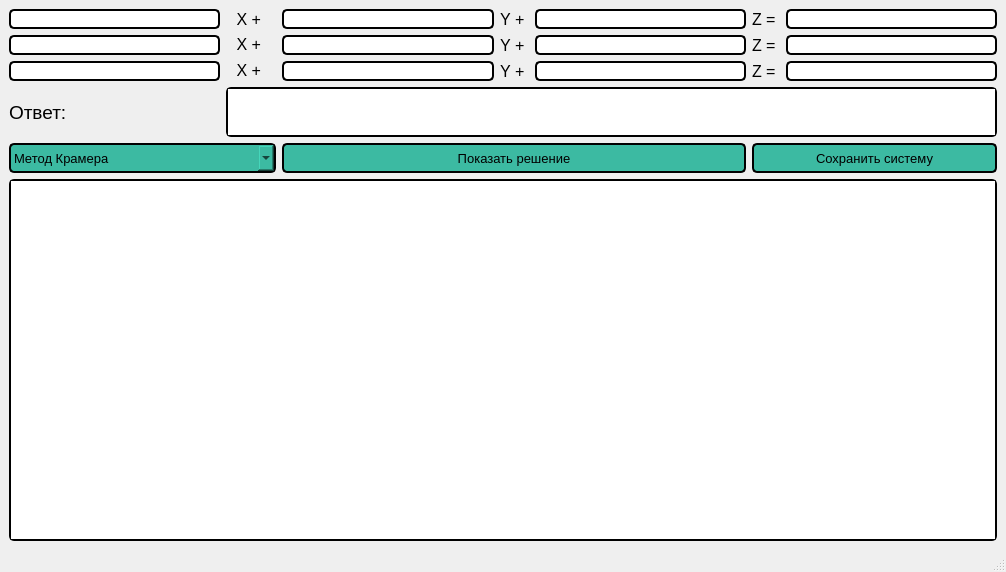
<?xml version="1.0" encoding="UTF-8"?>
<ui version="4.0">
 <class>MainWindow</class>
 <widget class="QMainWindow" name="MainWindow">
  <property name="geometry">
   <rect>
    <x>0</x>
    <y>0</y>
    <width>1006</width>
    <height>572</height>
   </rect>
  </property>
  <property name="windowTitle">
   <string>Калькулятор системы линейных уравнений</string>
  </property>
  <property name="styleSheet">
   <string notr="true"/>
  </property>
  <widget class="QWidget" name="centralwidget">
   <property name="sizePolicy">
    <sizepolicy hsizetype="Fixed" vsizetype="Fixed">
     <horstretch>0</horstretch>
     <verstretch>0</verstretch>
    </sizepolicy>
   </property>
   <property name="styleSheet">
    <string notr="true"/>
   </property>
   <layout class="QGridLayout" name="gridLayout">
    <item row="0" column="0">
     <widget class="QLineEdit" name="XCoef1">
      <property name="sizePolicy">
       <sizepolicy hsizetype="Expanding" vsizetype="Fixed">
        <horstretch>0</horstretch>
        <verstretch>0</verstretch>
       </sizepolicy>
      </property>
      <property name="styleSheet">
       <string notr="true">QLineEdit {
	border: 2px solid black;
     border-radius: 5px;
}</string>
      </property>
     </widget>
    </item>
    <item row="0" column="1">
     <widget class="QLabel" name="label">
      <property name="sizePolicy">
       <sizepolicy hsizetype="Fixed" vsizetype="Preferred">
        <horstretch>0</horstretch>
        <verstretch>0</verstretch>
       </sizepolicy>
      </property>
      <property name="maximumSize">
       <size>
        <width>50</width>
        <height>16777215</height>
       </size>
      </property>
      <property name="font">
       <font>
        <pointsize>12</pointsize>
       </font>
      </property>
      <property name="text">
       <string>X + </string>
      </property>
      <property name="alignment">
       <set>Qt::AlignCenter</set>
      </property>
     </widget>
    </item>
    <item row="0" column="2">
     <widget class="QLineEdit" name="YCoef1">
      <property name="sizePolicy">
       <sizepolicy hsizetype="Expanding" vsizetype="Fixed">
        <horstretch>0</horstretch>
        <verstretch>0</verstretch>
       </sizepolicy>
      </property>
      <property name="styleSheet">
       <string notr="true">QLineEdit {
	border: 2px solid black;
     border-radius: 5px;
}</string>
      </property>
     </widget>
    </item>
    <item row="0" column="3">
     <widget class="QLabel" name="label_2">
      <property name="maximumSize">
       <size>
        <width>50</width>
        <height>16777215</height>
       </size>
      </property>
      <property name="font">
       <font>
        <pointsize>12</pointsize>
       </font>
      </property>
      <property name="text">
       <string>Y + </string>
      </property>
      <property name="alignment">
       <set>Qt::AlignCenter</set>
      </property>
     </widget>
    </item>
    <item row="0" column="4">
     <widget class="QLineEdit" name="ZCoef1">
      <property name="sizePolicy">
       <sizepolicy hsizetype="Expanding" vsizetype="Fixed">
        <horstretch>0</horstretch>
        <verstretch>0</verstretch>
       </sizepolicy>
      </property>
      <property name="styleSheet">
       <string notr="true">QLineEdit {
	border: 2px solid black;
     border-radius: 5px;
}</string>
      </property>
     </widget>
    </item>
    <item row="0" column="5">
     <widget class="QLabel" name="label_3">
      <property name="maximumSize">
       <size>
        <width>50</width>
        <height>16777215</height>
       </size>
      </property>
      <property name="font">
       <font>
        <pointsize>12</pointsize>
       </font>
      </property>
      <property name="text">
       <string>Z = </string>
      </property>
      <property name="alignment">
       <set>Qt::AlignCenter</set>
      </property>
     </widget>
    </item>
    <item row="0" column="6">
     <widget class="QLineEdit" name="Term1">
      <property name="sizePolicy">
       <sizepolicy hsizetype="Expanding" vsizetype="Fixed">
        <horstretch>0</horstretch>
        <verstretch>0</verstretch>
       </sizepolicy>
      </property>
      <property name="styleSheet">
       <string notr="true">QLineEdit {
	border: 2px solid black;
     border-radius: 5px;
}</string>
      </property>
     </widget>
    </item>
    <item row="1" column="0">
     <widget class="QLineEdit" name="XCoef2">
      <property name="sizePolicy">
       <sizepolicy hsizetype="Expanding" vsizetype="Fixed">
        <horstretch>0</horstretch>
        <verstretch>0</verstretch>
       </sizepolicy>
      </property>
      <property name="styleSheet">
       <string notr="true">QLineEdit {
	border: 2px solid black;
     border-radius: 5px;
}</string>
      </property>
     </widget>
    </item>
    <item row="1" column="1">
     <widget class="QLabel" name="label_5">
      <property name="sizePolicy">
       <sizepolicy hsizetype="MinimumExpanding" vsizetype="Fixed">
        <horstretch>0</horstretch>
        <verstretch>0</verstretch>
       </sizepolicy>
      </property>
      <property name="maximumSize">
       <size>
        <width>50</width>
        <height>16777215</height>
       </size>
      </property>
      <property name="font">
       <font>
        <pointsize>12</pointsize>
       </font>
      </property>
      <property name="text">
       <string>X + </string>
      </property>
      <property name="alignment">
       <set>Qt::AlignCenter</set>
      </property>
     </widget>
    </item>
    <item row="1" column="2">
     <widget class="QLineEdit" name="YCoef2">
      <property name="sizePolicy">
       <sizepolicy hsizetype="Expanding" vsizetype="Fixed">
        <horstretch>0</horstretch>
        <verstretch>0</verstretch>
       </sizepolicy>
      </property>
      <property name="styleSheet">
       <string notr="true">QLineEdit {
	border: 2px solid black;
     border-radius: 5px;
}</string>
      </property>
     </widget>
    </item>
    <item row="1" column="3">
     <widget class="QLabel" name="label_4">
      <property name="maximumSize">
       <size>
        <width>50</width>
        <height>16777215</height>
       </size>
      </property>
      <property name="font">
       <font>
        <pointsize>12</pointsize>
       </font>
      </property>
      <property name="text">
       <string>Y + </string>
      </property>
      <property name="alignment">
       <set>Qt::AlignCenter</set>
      </property>
     </widget>
    </item>
    <item row="1" column="4">
     <widget class="QLineEdit" name="ZCoef2">
      <property name="sizePolicy">
       <sizepolicy hsizetype="Expanding" vsizetype="Fixed">
        <horstretch>0</horstretch>
        <verstretch>0</verstretch>
       </sizepolicy>
      </property>
      <property name="styleSheet">
       <string notr="true">QLineEdit {
	border: 2px solid black;
     border-radius: 5px;
}</string>
      </property>
     </widget>
    </item>
    <item row="1" column="5">
     <widget class="QLabel" name="label_6">
      <property name="maximumSize">
       <size>
        <width>50</width>
        <height>16777215</height>
       </size>
      </property>
      <property name="font">
       <font>
        <pointsize>12</pointsize>
       </font>
      </property>
      <property name="text">
       <string>Z = </string>
      </property>
      <property name="alignment">
       <set>Qt::AlignCenter</set>
      </property>
     </widget>
    </item>
    <item row="1" column="6">
     <widget class="QLineEdit" name="Term2">
      <property name="sizePolicy">
       <sizepolicy hsizetype="Expanding" vsizetype="Fixed">
        <horstretch>0</horstretch>
        <verstretch>0</verstretch>
       </sizepolicy>
      </property>
      <property name="styleSheet">
       <string notr="true">QLineEdit {
	border: 2px solid black;
     border-radius: 5px;
}</string>
      </property>
     </widget>
    </item>
    <item row="2" column="0">
     <widget class="QLineEdit" name="XCoef3">
      <property name="sizePolicy">
       <sizepolicy hsizetype="Expanding" vsizetype="Fixed">
        <horstretch>0</horstretch>
        <verstretch>0</verstretch>
       </sizepolicy>
      </property>
      <property name="styleSheet">
       <string notr="true">QLineEdit {
	border: 2px solid black;
     border-radius: 5px;
}</string>
      </property>
     </widget>
    </item>
    <item row="2" column="1">
     <widget class="QLabel" name="label_7">
      <property name="sizePolicy">
       <sizepolicy hsizetype="MinimumExpanding" vsizetype="Fixed">
        <horstretch>0</horstretch>
        <verstretch>0</verstretch>
       </sizepolicy>
      </property>
      <property name="maximumSize">
       <size>
        <width>50</width>
        <height>16777215</height>
       </size>
      </property>
      <property name="font">
       <font>
        <pointsize>12</pointsize>
       </font>
      </property>
      <property name="text">
       <string>X + </string>
      </property>
      <property name="alignment">
       <set>Qt::AlignCenter</set>
      </property>
     </widget>
    </item>
    <item row="2" column="2">
     <widget class="QLineEdit" name="YCoef3">
      <property name="sizePolicy">
       <sizepolicy hsizetype="Expanding" vsizetype="Fixed">
        <horstretch>0</horstretch>
        <verstretch>0</verstretch>
       </sizepolicy>
      </property>
      <property name="styleSheet">
       <string notr="true">QLineEdit {
	border: 2px solid black;
     border-radius: 5px;
}</string>
      </property>
     </widget>
    </item>
    <item row="2" column="3">
     <widget class="QLabel" name="label_8">
      <property name="maximumSize">
       <size>
        <width>50</width>
        <height>16777215</height>
       </size>
      </property>
      <property name="font">
       <font>
        <pointsize>12</pointsize>
       </font>
      </property>
      <property name="text">
       <string>Y + </string>
      </property>
      <property name="alignment">
       <set>Qt::AlignCenter</set>
      </property>
     </widget>
    </item>
    <item row="2" column="4">
     <widget class="QLineEdit" name="ZCoef3">
      <property name="sizePolicy">
       <sizepolicy hsizetype="Expanding" vsizetype="Fixed">
        <horstretch>0</horstretch>
        <verstretch>0</verstretch>
       </sizepolicy>
      </property>
      <property name="styleSheet">
       <string notr="true">QLineEdit {
	border: 2px solid black;
     border-radius: 5px;
}</string>
      </property>
     </widget>
    </item>
    <item row="2" column="5">
     <widget class="QLabel" name="label_9">
      <property name="maximumSize">
       <size>
        <width>50</width>
        <height>16777215</height>
       </size>
      </property>
      <property name="font">
       <font>
        <pointsize>12</pointsize>
       </font>
      </property>
      <property name="text">
       <string>Z = </string>
      </property>
      <property name="alignment">
       <set>Qt::AlignCenter</set>
      </property>
     </widget>
    </item>
    <item row="2" column="6">
     <widget class="QLineEdit" name="Term3">
      <property name="sizePolicy">
       <sizepolicy hsizetype="Expanding" vsizetype="Fixed">
        <horstretch>0</horstretch>
        <verstretch>0</verstretch>
       </sizepolicy>
      </property>
      <property name="styleSheet">
       <string notr="true">QLineEdit {
	border: 2px solid black;
     border-radius: 5px;
}</string>
      </property>
     </widget>
    </item>
    <item row="3" column="0">
     <widget class="QLabel" name="label_10">
      <property name="sizePolicy">
       <sizepolicy hsizetype="Expanding" vsizetype="Minimum">
        <horstretch>0</horstretch>
        <verstretch>0</verstretch>
       </sizepolicy>
      </property>
      <property name="maximumSize">
       <size>
        <width>200</width>
        <height>50</height>
       </size>
      </property>
      <property name="font">
       <font>
        <pointsize>14</pointsize>
       </font>
      </property>
      <property name="styleSheet">
       <string notr="true">QLable {
color: white;
}</string>
      </property>
      <property name="text">
       <string>Ответ:</string>
      </property>
     </widget>
    </item>
    <item row="3" column="1" colspan="6">
     <widget class="QTextBrowser" name="textBrowser">
      <property name="maximumSize">
       <size>
        <width>16777215</width>
        <height>50</height>
       </size>
      </property>
      <property name="styleSheet">
       <string notr="true">QTextBrowser {
	border: 2px solid black;
     border-radius: 5px;
}</string>
      </property>
      <property name="html">
       <string>&lt;!DOCTYPE HTML PUBLIC &quot;-//W3C//DTD HTML 4.0//EN&quot; &quot;http://www.w3.org/TR/REC-html40/strict.dtd&quot;&gt;
&lt;html&gt;&lt;head&gt;&lt;meta name=&quot;qrichtext&quot; content=&quot;1&quot; /&gt;&lt;style type=&quot;text/css&quot;&gt;
p, li { white-space: pre-wrap; }
&lt;/style&gt;&lt;/head&gt;&lt;body style=&quot; font-family:'MS Shell Dlg 2'; font-size:7.8pt; font-weight:400; font-style:normal;&quot;&gt;
&lt;p style=&quot;-qt-paragraph-type:empty; margin-top:0px; margin-bottom:0px; margin-left:0px; margin-right:0px; -qt-block-indent:0; text-indent:0px;&quot;&gt;&lt;br /&gt;&lt;/p&gt;&lt;/body&gt;&lt;/html&gt;</string>
      </property>
     </widget>
    </item>
    <item row="5" column="0" colspan="7">
     <widget class="QListWidget" name="listWidget">
      <property name="styleSheet">
       <string notr="true">QListWidget{
	border: 2px solid black;
     border-radius: 5px;
}</string>
      </property>
     </widget>
    </item>
    <item row="4" column="5" colspan="2">
     <widget class="QPushButton" name="SaveSolutionButton">
      <property name="minimumSize">
       <size>
        <width>0</width>
        <height>30</height>
       </size>
      </property>
      <property name="font">
       <font>
        <pointsize>10</pointsize>
       </font>
      </property>
      <property name="styleSheet">
       <string notr="true">QPushButton {
     background-color: #3cbaa2; border: 2px solid black;
     border-radius: 5px;
}</string>
      </property>
      <property name="text">
       <string>Сохранить систему</string>
      </property>
     </widget>
    </item>
    <item row="4" column="2" colspan="3">
     <widget class="QPushButton" name="ShowSolutionButton">
      <property name="minimumSize">
       <size>
        <width>0</width>
        <height>30</height>
       </size>
      </property>
      <property name="font">
       <font>
        <pointsize>10</pointsize>
       </font>
      </property>
      <property name="styleSheet">
       <string notr="true">QPushButton:pressed {
    background-color: qlineargradient(spread:pad, x1:0, y1:0, x2:0, y2:1,   stop:0 rgba(60, 186, 162, 255), stop:1 rgba(98, 211, 162, 255))
}
QPushButton {
     background-color: #3cbaa2; border: 2px solid black;
     border-radius: 5px;
}
</string>
      </property>
      <property name="text">
       <string>Показать решение</string>
      </property>
     </widget>
    </item>
    <item row="4" column="0" colspan="2">
     <widget class="QComboBox" name="comboBox">
      <property name="sizePolicy">
       <sizepolicy hsizetype="Expanding" vsizetype="Fixed">
        <horstretch>0</horstretch>
        <verstretch>0</verstretch>
       </sizepolicy>
      </property>
      <property name="minimumSize">
       <size>
        <width>0</width>
        <height>30</height>
       </size>
      </property>
      <property name="font">
       <font>
        <pointsize>10</pointsize>
       </font>
      </property>
      <property name="styleSheet">
       <string notr="true">QComboBox{
     background-color: #3cbaa2; border: 2px solid black;
     border-radius: 5px;
}
QComboBox QAbstractItemView{
	background-color: #3cbaa2
}</string>
      </property>
      <property name="sizeAdjustPolicy">
       <enum>QComboBox::AdjustToContents</enum>
      </property>
      <item>
       <property name="text">
        <string>Метод Крамера</string>
       </property>
      </item>
      <item>
       <property name="text">
        <string>Метод Гаусса</string>
       </property>
      </item>
      <item>
       <property name="text">
        <string>Метод обратной матрицы</string>
       </property>
      </item>
     </widget>
    </item>
   </layout>
  </widget>
  <widget class="QMenuBar" name="menubar">
   <property name="geometry">
    <rect>
     <x>0</x>
     <y>0</y>
     <width>1006</width>
     <height>25</height>
    </rect>
   </property>
  </widget>
  <widget class="QStatusBar" name="statusbar"/>
 </widget>
 <tabstops>
  <tabstop>XCoef1</tabstop>
  <tabstop>YCoef1</tabstop>
  <tabstop>ZCoef1</tabstop>
  <tabstop>Term1</tabstop>
  <tabstop>XCoef2</tabstop>
  <tabstop>YCoef2</tabstop>
  <tabstop>ZCoef2</tabstop>
  <tabstop>Term2</tabstop>
  <tabstop>XCoef3</tabstop>
  <tabstop>YCoef3</tabstop>
  <tabstop>ZCoef3</tabstop>
  <tabstop>Term3</tabstop>
  <tabstop>SaveSolutionButton</tabstop>
 </tabstops>
 <resources/>
 <connections/>
</ui>
